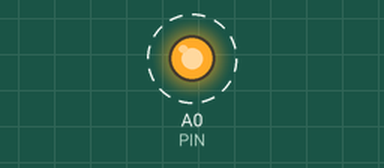
A sketch run on a simulated Arduino Uno, built with avr-gcc and run on an emulated ATmega328P. Shown: output pins drawn as LEDs (lit = HIGH). Dashed ring = blinking.

Above: at 0.5 s.
Timing chart, 0 to 4.6 s (numbered marks = the images above):
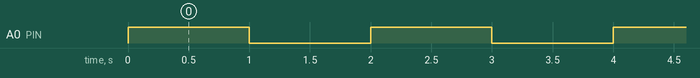

Measured:
- by itself, A0 (PIN): alternates HIGH for 1.0 s and LOW for 1.0 s

The sketch:

BlinkPin.ino
```cpp
#define DELAY_PIN  1000  //(suffix:ms)delay between switch
#define PIN        A0 	 //leds pin

void setup(){
  pinMode(PIN, OUTPUT);
}

void loop(){
  digitalWrite(PIN, HIGH);   // turn the LED on (HIGH is the voltage level)
  delay(DELAY_PIN);                 // wait for a second
  digitalWrite(PIN, LOW);    // turn the LED off by making the voltage LOW
  delay(DELAY_PIN);
}
```
